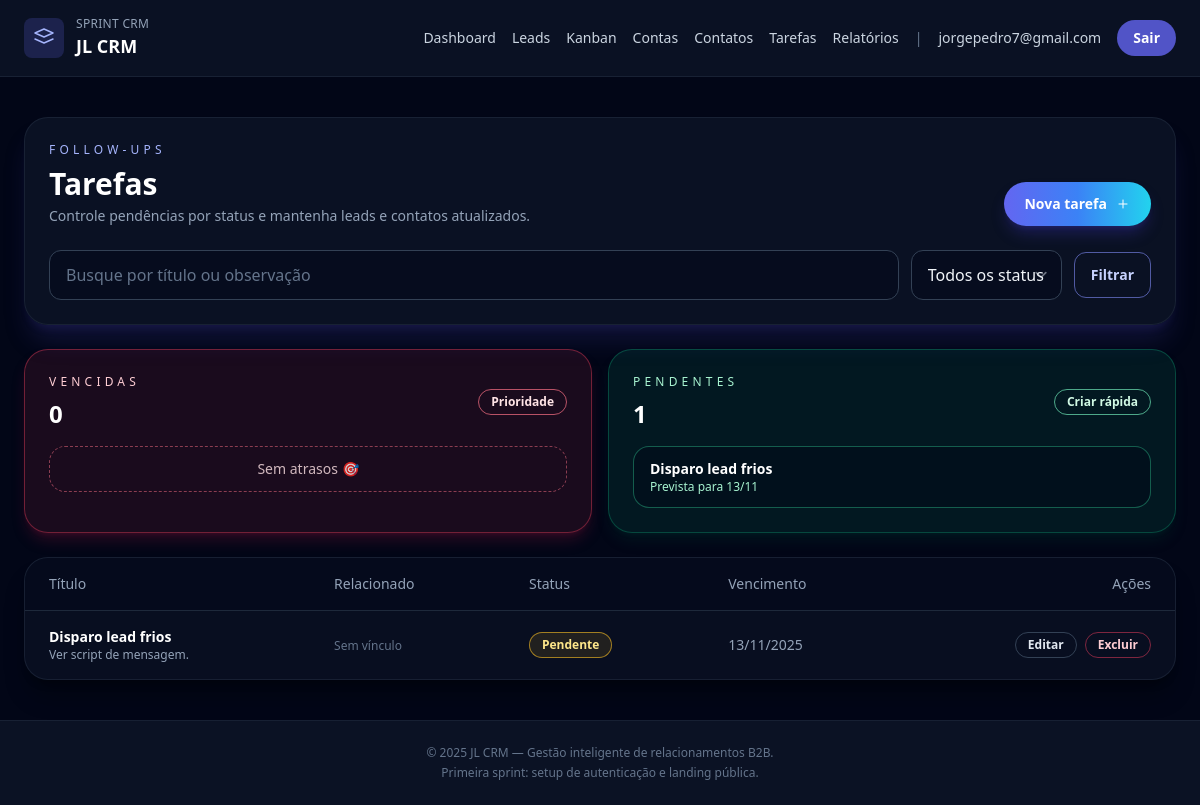
Page /tasks/ (signed in) on the committed database.
### users/models.py (models this page shows, shortened)
class User(AbstractUser):
    username = None
    email = models.EmailField('E-mail', unique=True)
    date_joined = models.DateTimeField(default=timezone.now)
    USERNAME_FIELD = 'email'
    REQUIRED_FIELDS = []
    objects = CustomUserManager()

### tasks/models.py (models this page shows, shortened)
class Task(models.Model):
    class Status(models.TextChoices):
        PENDING = 'pendente', 'Pendente'
        DONE = 'concluida', 'Concluída'
        CANCELED = 'cancelada', 'Cancelada'
    owner = models.ForeignKey(
        settings.AUTH_USER_MODEL,
        on_delete=models.CASCADE,
        related_name='tasks',
    )
    lead = models.ForeignKey(
        'leads.Lead',
        on_delete=models.SET_NULL,
        related_name='tasks',
        null=True,
        blank=True,
    )
    contact = models.ForeignKey(
        'contacts.Contact',
        on_delete=models.SET_NULL,
        related_name='tasks',
        null=True,
        blank=True,
    )
    title = models.CharField('Título', max_length=200)
    description = models.TextField('Descrição', blank=True)
    due_date = models.DateField('Data de vencimento')
    status = models.CharField(
        'Status',
        max_length=20,
        choices=Status.choices,
        default=Status.PENDING,
    )
    created_at = models.DateTimeField('Criado em', auto_now_add=True)
    updated_at = models.DateTimeField('Atualizado em', auto_now=True)
    class Meta:
        ordering = ['due_date', 'status']
        verbose_name = 'Tarefa'
        verbose_name_plural = 'Tarefas'
    @property
    def is_overdue(self):
        from django.utils import timezone
        if self.status != self.Status.PENDING:
            return False
        return self.due_date < timezone.localdate()

### tasks/views.py (the view)
# urls.py: path('', TaskListView.as_view(), name='list'),
class TaskListView(TaskBaseMixin, ListView):
    template_name = 'tasks/task_list.html'
    context_object_name = 'tasks'
    paginate_by = 20
    def get_queryset(self):
        queryset = super().get_queryset()
        status = self.request.GET.get('status')
        query = self.request.GET.get('q')
        if status:
            queryset = queryset.filter(status=status)
        if query:
            queryset = queryset.filter(
                Q(title__icontains=query) | Q(description__icontains=query)
            )
        return queryset.order_by('due_date')
    def get_context_data(self, **kwargs):
        context = super().get_context_data(**kwargs)
        today = timezone.localdate()
        base_qs = Task.objects.filter(owner=self.request.user)
        context.update(
            {
                'selected_status': self.request.GET.get('status', ''),
                'status_choices': Task.Status.choices,
                'overdue_tasks': base_qs.filter(
                    status=Task.Status.PENDING, due_date__lt=today
                ).order_by('due_date')[:5],
                'upcoming_tasks': base_qs.filter(
                    status=Task.Status.PENDING, due_date__gte=today
                ).order_by('due_date')[:5],
            }
        )
        return context

### tasks/views.py (called while the page is built)
    def get_queryset(self):
        return Task.objects.filter(owner=self.request.user).select_related('lead', 'contact')

### templates/tasks/task_list.html (shortened to what this page needs)
{% extends 'base.html' %}
{% block content %}
<section class="space-y-6">
    <header class="rounded-3xl border border-slate-800/70 bg-slate-900/70 p-6 shadow-xl shadow-indigo-900/30">
        <div class="flex flex-col gap-4 md:flex-row md:items-end md:justify-between">
            <div>
                <p class="text-xs uppercase tracking-[0.35em] text-indigo-300">Follow-ups</p>
                <h1 class="mt-2 text-3xl font-semibold text-white">Tarefas</h1>
                <p class="mt-1 text-sm text-slate-400">Controle pendências por status e mantenha leads e contatos atualizados.</p>
            </div>
            <a href="{% url 'tasks:create' %}" class="inline-flex items-center gap-2 rounded-full bg-gradient-to-r from-indigo-500 via-blue-500 to-cyan-400 px-5 py-3 text-sm font-semibold text-white shadow-lg shadow-indigo-800/40 transition hover:opacity-90">
                Nova tarefa
                <svg xmlns="http://www.w3.org/2000/svg" class="h-4 w-4" fill="none" viewBox="0 0 24 24" stroke="currentColor">
                    <path stroke-linecap="round" stroke-linejoin="round" stroke-width="1.5" d="M12 6v12m6-6H6" />
                </svg>
            </a>
        </div>
        <form method="get" class="mt-6 flex flex-col gap-3 md:flex-row md:items-center">
            <input type="text" name="q" value="{{ request.GET.q|default_if_none:'' }}" placeholder="Busque por título ou observação" class="flex-1 rounded-xl border border-slate-700 bg-slate-950/40 px-4 py-3 text-slate-100 placeholder-slate-500 focus:border-indigo-400 focus:outline-none focus:ring-2 focus:ring-indigo-400/30">
            <select name="status" class="rounded-xl border border-slate-700 bg-slate-950/40 px-4 py-3 text-slate-100 focus:border-indigo-400 focus:outline-none focus:ring-2 focus:ring-indigo-400/30">
                <option value="">Todos os status</option>
            </select>
            <button type="submit" class="rounded-xl border border-indigo-400/60 px-4 py-3 text-sm font-semibold text-indigo-200 transition hover:bg-indigo-500/20">Filtrar</button>
        </form>
    </header>
    <div class="grid gap-4 md:grid-cols-2">
        <div class="rounded-3xl border border-rose-500/40 bg-rose-500/10 p-6 shadow-lg shadow-rose-900/30">
            <div class="flex items-center justify-between">
                <div>
                    <p class="text-xs uppercase tracking-[0.35em] text-rose-200">Vencidas</p>
                    <h2 class="mt-2 text-2xl font-semibold text-white">{{ overdue_tasks|length }}</h2>
                </div>
                <span class="rounded-full border border-rose-400/70 px-3 py-1 text-xs font-semibold text-rose-100">Prioridade</span>
            </div>
            <ul class="mt-4 space-y-3 text-sm">
                {% if overdue_tasks %}
                    {% for task in overdue_tasks %}
                        <li class="rounded-2xl border border-rose-400/40 bg-slate-950/40 px-4 py-3">
                            <p class="font-semibold text-white">{{ task.title }}</p>
                            <p class="text-xs text-rose-200">Venceu em {{ task.due_date|date:'d/m' }}</p>
                        </li>
                    {% endfor %}
                {% else %}
                    <li class="rounded-2xl border border-dashed border-rose-400/50 px-4 py-3 text-center text-rose-100/80">
                        Sem atrasos 🎯
                    </li>
                {% endif %}
            </ul>
        </div>
        <div class="rounded-3xl border border-emerald-500/30 bg-emerald-500/10 p-6 shadow-lg shadow-emerald-900/20">
            <div class="flex items-center justify-between">
                <div>
                    <p class="text-xs uppercase tracking-[0.35em] text-emerald-200">Pendentes</p>
                    <h2 class="mt-2 text-2xl font-semibold text-white">{{ upcoming_tasks|length }}</h2>
                </div>
                <a href="{% url 'tasks:create' %}" class="rounded-full border border-emerald-300/70 px-3 py-1 text-xs font-semibold text-emerald-100 transition hover:bg-emerald-500/20">Criar rápida</a>
            </div>
            <ul class="mt-4 space-y-3 text-sm">
                {% if upcoming_tasks %}
                    {% for task in upcoming_tasks %}
                        <li class="rounded-2xl border border-emerald-400/40 bg-slate-950/40 px-4 py-3">
                            <p class="font-semibold text-white">{{ task.title }}</p>
                            <p class="text-xs text-emerald-200">Prevista para {{ task.due_date|date:'d/m' }}</p>
                        </li>
                    {% endfor %}
                {% else %}
                    <li class="rounded-2xl border border-dashed border-emerald-400/50 px-4 py-3 text-center text-emerald-100/80">
                        Nada planejado — aproveite para agendar!
                    </li>
                {% endif %}
            </ul>
        </div>
    </div>
    {% if tasks %}
        <div class="overflow-x-auto rounded-3xl border border-slate-800/70 bg-slate-900/50 shadow-xl shadow-black/30">
            <table class="min-w-full divide-y divide-slate-800 text-sm">
                <thead class="bg-slate-950/40 text-slate-400">
                    <tr>
                        <th scope="col" class="px-6 py-4 text-left font-medium">Título</th>
                        <th scope="col" class="px-6 py-4 text-left font-medium">Relacionado</th>
                        <th scope="col" class="px-6 py-4 text-left font-medium">Status</th>
                        <th scope="col" class="px-6 py-4 text-left font-medium">Vencimento</th>
                        <th scope="col" class="px-6 py-4 text-right font-medium">Ações</th>
                    </tr>
                </thead>
                <tbody class="divide-y divide-slate-800 text-slate-200">
                    {% for task in tasks %}
                        <tr class="hover:bg-slate-900/80">
                            <td class="px-6 py-4">
                                <p class="font-semibold text-white">{{ task.title }}</p>
                                <p class="text-xs text-slate-400">{{ task.description|default:'—' }}</p>
                            </td>
                            <td class="px-6 py-4">
                                {% if task.lead %}
                                    <p class="text-white">Lead: {{ task.lead.name }}</p>
                                {% elif task.contact %}
                                    <p class="text-white">Contato: {{ task.contact.name }}</p>
                                {% else %}
                                    <span class="text-xs text-slate-500">Sem vínculo</span>
                                {% endif %}
                            </td>
                            <td class="px-6 py-4">
                                <span class="inline-flex items-center rounded-full px-3 py-1 text-xs font-semibold
                                    {% if task.status == 'pendente' %}border border-amber-400/60 text-amber-200 bg-amber-400/10
                                    {% elif task.status == 'concluida' %}border border-emerald-400/60 text-emerald-200 bg-emerald-400/10
                                    {% else %}border border-slate-500/60 text-slate-200 bg-slate-500/10{% endif %}">
                                    {{ task.get_status_display }}
                                </span>
                            </td>
                            <td class="px-6 py-4 text-sm {% if task.is_overdue %}text-rose-300{% else %}text-slate-400{% endif %}">
                                {{ task.due_date|date:'d/m/Y' }}
                            </td>
                            <td class="px-6 py-4 text-right">
                                <div class="inline-flex gap-2">
                                    <a href="{% url 'tasks:update' task.pk %}" class="rounded-full border border-slate-700 px-3 py-1 text-xs font-semibold text-slate-200 transition hover:border-indigo-400">Editar</a>
                                    <a href="{% url 'tasks:delete' task.pk %}" class="rounded-full border border-rose-500/50 px-3 py-1 text-xs font-semibold text-rose-200 transition hover:bg-rose-500/20">Excluir</a>
                                </div>
                            </td>
                        </tr>
                    {% endfor %}
                </tbody>
            </table>
        </div>
    {% endif %}
</section>
{% endblock %}

### templates/base.html (shortened to what this page needs)
{% load static %}
<!DOCTYPE html>
<html lang="pt-BR" class="bg-slate-950">
<head>
    <script src="https://cdn.tailwindcss.com?plugins=forms,typography"></script>
</head>
<body class="min-h-screen bg-slate-950 font-sans text-slate-100">
    <div class="absolute inset-0 -z-10 bg-gradient-to-br from-slate-900 via-slate-950 to-slate-900"></div>
    <div class="absolute inset-x-0 top-0 -z-10 h-96 bg-gradient-to-br from-indigo-600/30 via-blue-500/10 to-transparent blur-3xl"></div>
    <header class="border-b border-slate-800/70 bg-slate-900/70 backdrop-blur">
        <div class="mx-auto flex w-full max-w-7xl items-center justify-between px-6 py-4">
            <a href="/" class="flex items-center gap-3">
                <span class="rounded-lg bg-indigo-500/20 p-2 text-indigo-300">
                    <svg xmlns="http://www.w3.org/2000/svg" class="h-6 w-6" fill="none" viewBox="0 0 24 24" stroke="currentColor">
                        <path stroke-linecap="round" stroke-linejoin="round" stroke-width="1.5" d="M3 7l9-4 9 4-9 4-9-4zm0 6l9 4 9-4" />
                    </svg>
                </span>
                <div>
                    <p class="text-xs uppercase tracking-wide text-slate-400">Sprint CRM</p>
                    <p class="text-lg font-semibold text-white">JL CRM</p>
                </div>
            </a>
            <nav class="flex flex-wrap items-center gap-4 text-sm font-medium text-slate-300">
                {% if user.is_authenticated %}
                    <a href="{% url 'dashboard' %}" class="transition hover:text-white">Dashboard</a>
                    <a href="{% url 'leads:list' %}" class="transition hover:text-white">Leads</a>
                    <a href="{% url 'leads:kanban' %}" class="transition hover:text-white">Kanban</a>
                    <a href="{% url 'accounts:list' %}" class="transition hover:text-white">Contas</a>
                    <a href="{% url 'contacts:list' %}" class="transition hover:text-white">Contatos</a>
                    <a href="{% url 'tasks:list' %}" class="transition hover:text-white">Tarefas</a>
                    <a href="{% url 'reports' %}" class="transition hover:text-white">Relatórios</a>
                    <span class="hidden text-slate-500 sm:inline">|</span>
                    <span class="hidden text-sm text-slate-300 sm:inline">{{ user.email }}</span>
                    <form action="{% url 'users:logout' %}" method="post" class="inline">
                        <button type="submit" class="rounded-full bg-indigo-500/80 px-4 py-2 text-sm font-semibold text-white transition hover:bg-indigo-400/80">Sair</button>
                    </form>
                {% endif %}
            </nav>
        </div>
    </header>
    <main class="relative mx-auto flex w-full max-w-7xl flex-1 flex-col px-6 py-10">
        {% block content %}{% endblock %}
    </main>
    <footer class="border-t border-slate-800/70 bg-slate-900/70 py-6 text-center text-xs text-slate-500">
        <p>© {% now 'Y' %} JL CRM — Gestão inteligente de relacionamentos B2B.</p>
        <p class="mt-1">Primeira sprint: setup de autenticação e landing pública.</p>
    </footer>
</body>
</html>

### rows in the picture
User: email "jorgepedro7@gmail.com"
Task: title "Disparo lead frios", due_date "13/11", description "Ver script de mensagem.", shows "Sem vínculo", status "Pendente", due_date "13/11/2025"

### other values in the picture
{{ overdue_tasks|length }} "0"
{{ upcoming_tasks|length }} "1"
